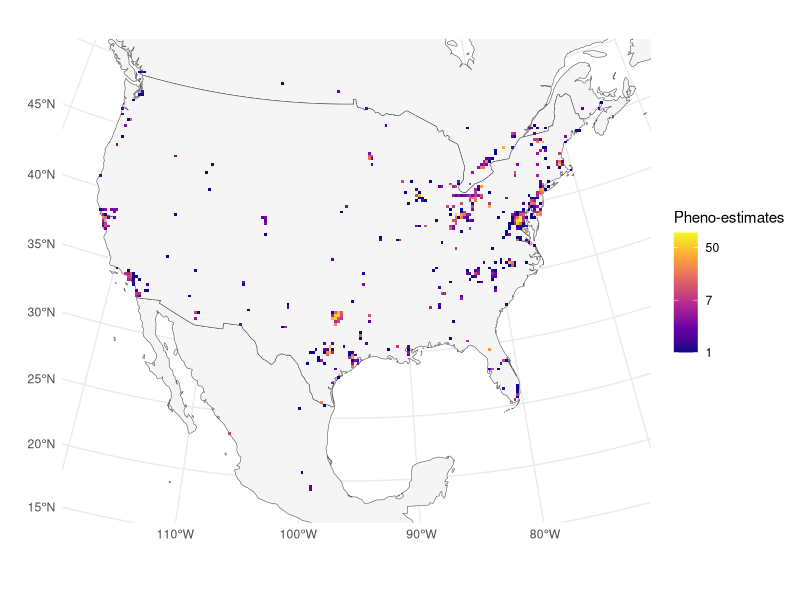

Write R code to recreate this figure.
library(tidyverse)
library(sf)
library(rnaturalearth)

# study location map

pglmm_data <- read.csv("PGLMM_data/model_df_5cells_treespp.csv")

spp_year_cell <- pglmm_data %>% 
  group_by(lat, lon) %>% 
  summarise(Combinations = n(), years = length(unique(year)), 
            spp = length(unique(scientificName)))


na2 <- maps::map(regions=c("usa", "mexico", "canada"), plot = FALSE, fill = TRUE) %>%
  st_as_sf()
na_equalArea <- st_transform(na2, crs="+proj=aea +lat_1=20 +lat_2=60 +lat_0=40 +lon_0=-96 +x_0=0 +y_0=0 +ellps=GRS80 +datum=NAD83 +units=m +no_defs ")

study_area <- ggplot() + 
  geom_sf(na_equalArea, mapping = aes(), fill = "grey96") + 
  geom_tile(spp_year_cell, 
             mapping = aes(x = lon, y = lat, fill = Combinations)) +
  coord_sf(xlim = c(-2303077, 2471923), ylim = c(-2475719,1449281)) +
  scale_fill_viridis_c(option = "plasma", trans = "log", breaks = c(1,7,50)) + 
  labs(x = "", y = "", fill = "Pheno-estimates") +
  theme_minimal()

ggsave(filename = "Tables&Figures/studyarea.png", dpi = 400, width = 8, height = 6)  
  
  
